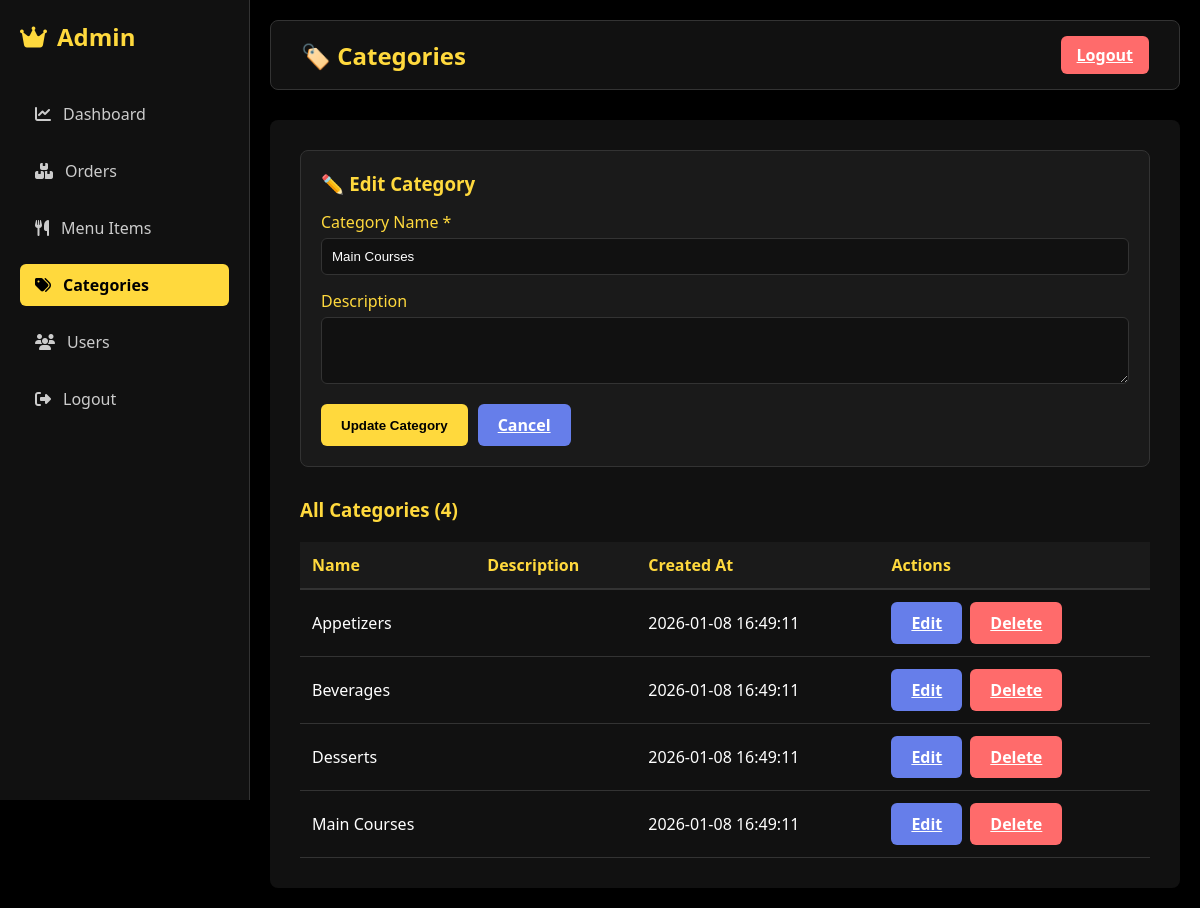
The page /admin/categories.php?action=edit&id=2 (signed in) on the database its author committed.
### tables this page shows
CREATE TABLE IF NOT EXISTS categories (
    id INT PRIMARY KEY AUTO_INCREMENT,
    name VARCHAR(255) NOT NULL UNIQUE,
    description TEXT,
    created_at TIMESTAMP DEFAULT CURRENT_TIMESTAMP
);

### admin/categories.php (the view, shortened to what this page needs)
<?php
require '../config.php';
$action = $_GET['action'] ?? null;
$result = $conn->query("SELECT * FROM categories ORDER BY name");
$categories = [];
if ($result && $result->num_rows > 0) {
    while ($row = $result->fetch_assoc()) {
        $categories[] = $row;
    }
}
$edit_category = null;
if ($action === 'edit' && isset($_GET['id'])) {
    $id = intval($_GET['id']);
    $result = $conn->query("SELECT * FROM categories WHERE id = $id");
    if ($result && $result->num_rows > 0) {
        $edit_category = $result->fetch_assoc();
    }
}
?>
<!DOCTYPE html>
<html lang="en">
<head>
<link rel="stylesheet" href="https://cdnjs.cloudflare.com/ajax/libs/font-awesome/6.5.0/css/all.min.css">
</head>
<body>
<div class="admin-layout">
    <div class="sidebar">
        <div class="sidebar-logo">
            <i class="fas fa-crown"></i> Admin
        </div>
        <ul class="sidebar-menu">
            <li><a href="dashboard.php"><i class="fas fa-chart-line"></i> Dashboard</a></li>
            <li><a href="orders.php"><i class="fas fa-boxes"></i> Orders</a></li>
            <li><a href="menu.php"><i class="fas fa-utensils"></i> Menu Items</a></li>
            <li><a href="categories.php" class="active"><i class="fas fa-tags"></i> Categories</a></li>
            <li><a href="users.php"><i class="fas fa-users"></i> Users</a></li>
            <li><a href="logout.php"><i class="fas fa-sign-out-alt"></i> Logout</a></li>
        </ul>
    </div>
    <div class="main-content">
        <div class="navbar">
            <div class="navbar-title">🏷️ Categories</div>
            <a href="logout.php" class="logout-btn">Logout</a>
        </div>
        <div class="content-area">
            <div class="form-section">
                <h3 style="color: #FFD93D; margin-bottom: 15px;">
                    <?php echo $edit_category ? '✏️ Edit Category' : '➕ Add New Category'; ?>
                </h3>
                <form method="POST">
                    <div class="form-group">
                        <label>Category Name *</label>
                        <input type="text" name="name" value="<?php echo htmlspecialchars($edit_category['name'] ?? ''); ?>" required>
                    </div>
                    <div class="form-group">
                        <label>Description</label>
                        <textarea name="description" rows="3"><?php echo htmlspecialchars($edit_category['description'] ?? ''); ?></textarea>
                    </div>
                    <div class="form-buttons">
                        <button type="submit" class="btn btn-primary">
                            <?php echo $edit_category ? 'Update Category' : 'Add Category'; ?>
                        </button>
                        <?php if ($edit_category): ?>
                            <a href="categories.php" class="btn btn-secondary">Cancel</a>
                        <?php endif; ?>
                    </div>
                </form>
            </div>
            <h3 style="color: #FFD93D; margin-bottom: 15px;">All Categories (<?php echo count($categories); ?>)</h3>
            <table>
                <thead>
                    <tr>
                        <th>Name</th>
                        <th>Description</th>
                        <th>Created At</th>
                        <th>Actions</th>
                    </tr>
                </thead>
                <tbody>
                    <?php foreach ($categories as $category): ?>
                        <tr>
                            <td><?php echo htmlspecialchars($category['name']); ?></td>
                            <td><?php echo htmlspecialchars($category['description'] ?? ''); ?></td>
                            <td><?php echo $category['created_at']; ?></td>
                            <td>
                                <div class="action-btns">
                                    <a href="?action=edit&id=<?php echo $category['id']; ?>" class="btn btn-secondary">Edit</a>
                                    <a href="?action=delete&id=<?php echo $category['id']; ?>" class="btn btn-danger" onclick="return confirm('Delete this category?')">Delete</a>
                                </div>
                            </td>
                        </tr>
                    <?php endforeach; ?>
                </tbody>
            </table>
        </div>
    </div>
</div>
</body>
</html>

### admin/categories.php (style rules this page uses)
* { margin: 0; padding: 0; box-sizing: border-box; }
body { font-family: 'Segoe UI', sans-serif; background: #000; color: #fff; }
.admin-layout { display: flex; min-height: 100vh; }
.sidebar { width: 250px; background: #111; padding: 20px; position: fixed; height: 100vh; overflow-y: auto; border-right: 1px solid #333; }
.sidebar-logo { font-size: 24px; font-weight: bold; color: #FFD93D; margin-bottom: 40px; display: flex; align-items: center; gap: 10px; }
.sidebar-menu { list-style: none; }
.sidebar-menu li { margin-bottom: 15px; }
.sidebar-menu a { color: #ccc; text-decoration: none; display: flex; align-items: center; gap: 12px; padding: 10px 15px; border-radius: 6px; transition: 0.3s; }
.sidebar-menu a.active { background: #FFD93D; color: #000; font-weight: bold; }
.main-content { margin-left: 250px; padding: 20px; flex: 1; }
.navbar { background: #111; padding: 15px 30px; border-radius: 8px; display: flex; justify-content: space-between; align-items: center; margin-bottom: 30px; border: 1px solid #333; }
.navbar-title { font-size: 24px; color: #FFD93D; font-weight: bold; }
.logout-btn { background: #FF6B6B; color: #fff; padding: 8px 16px; border: none; border-radius: 6px; cursor: pointer; font-weight: bold; }
.content-area { background: #111; padding: 30px; border-radius: 8px; }
.form-section { background: #1a1a1a; padding: 20px; border-radius: 8px; margin-bottom: 30px; border: 1px solid #333; }
.form-group { margin-bottom: 15px; }
.form-group label { display: block; color: #FFD93D; margin-bottom: 5px; font-weight: 500; }
.form-group input, .form-group textarea { width: 100%; padding: 10px; background: #111; border: 1px solid #333; border-radius: 6px; color: #fff; }
.form-buttons { display: flex; gap: 10px; }
.btn { padding: 10px 20px; border: none; border-radius: 6px; cursor: pointer; font-weight: bold; transition: 0.3s; }
.btn-primary { background: #FFD93D; color: #000; }
.btn-secondary { background: #667eea; color: #fff; }
.btn-danger { background: #FF6B6B; color: #fff; }
table { width: 100%; border-collapse: collapse; margin-top: 20px; }
table th { background: #1a1a1a; padding: 12px; text-align: left; color: #FFD93D; font-weight: 600; border-bottom: 2px solid #333; }
table td { padding: 12px; border-bottom: 1px solid #333; }
.action-btns { display: flex; gap: 8px; }

### rows shown on the page
categories: name "Main Courses", created_at "2026-01-08 16:49:11"
categories: name "Appetizers", created_at "2026-01-08 16:49:11"
categories: name "Beverages", created_at "2026-01-08 16:49:11"
categories: name "Desserts", created_at "2026-01-08 16:49:11"

### other values the page prints
count($categories) "4"
